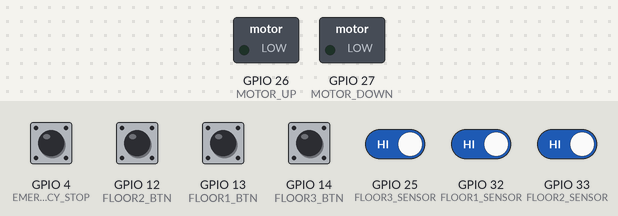
Bench run of a sketch on a simulated ESP32. On the bench: switched loads named in the sketch (green lamp = pin HIGH). The test bench sets the inputs (shaded band); at power-on: GPIO 4 (EMERGENCY_STOP), GPIO 12 (FLOOR2_BTN), GPIO 13 (FLOOR1_BTN), GPIO 14 (FLOOR3_BTN), GPIO 25 (FLOOR3_SENSOR), GPIO 32 (FLOOR1_SENSOR), GPIO 33 (FLOOR2_SENSOR) HIGH. What the sketch prints to the serial monitor is not drawn.

Above: at 1.2 s.
1.3 s: GPIO 12 (FLOOR2_BTN) pulled LOW for 0.15 s
At 2.3 s:
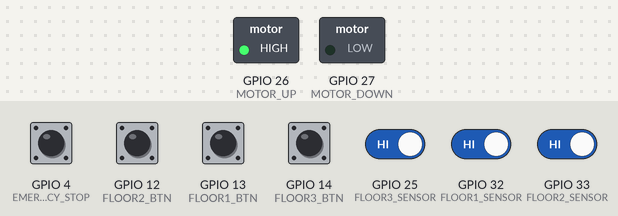
2.9 s: GPIO 25 (FLOOR3_SENSOR) driven LOW
At 3.6 s:
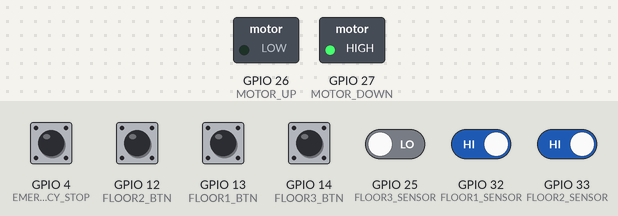
4.4 s: GPIO 4 (EMERGENCY_STOP) pulled LOW for 0.15 s
At 5.5 s:
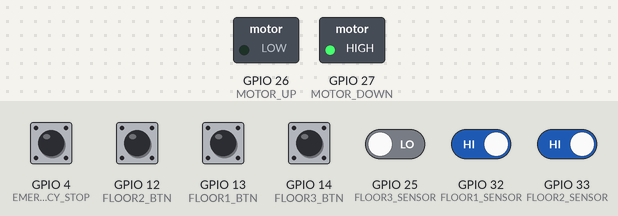
7.5 s: GPIO 4 (EMERGENCY_STOP) pulled LOW for 1 s
At 8.3 s:
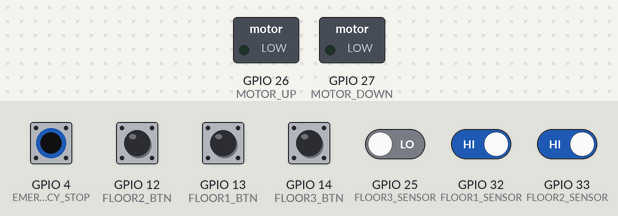
11.5 s: GPIO 14 (FLOOR3_BTN) pulled LOW for 0.15 s
At 12.5 s:
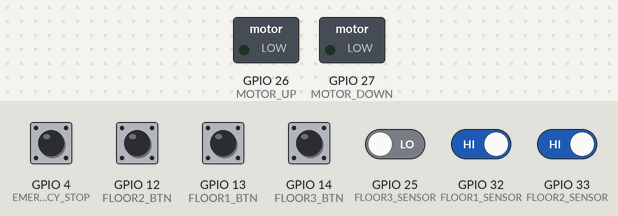
13.1 s: GPIO 13 (FLOOR1_BTN) pulled LOW for 0.15 s
At 13.7 s:
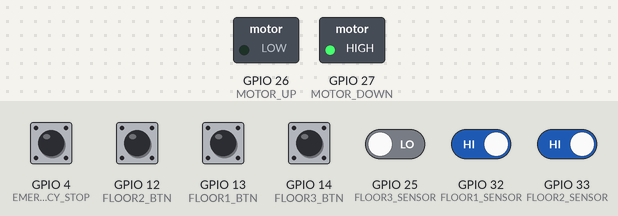
Timing chart, 0 to 16.1 s (numbered marks = the images above; inputs shaded):
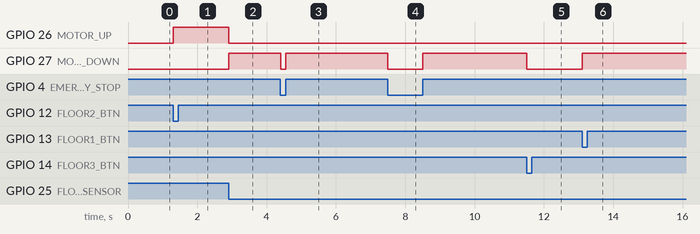

The sketch:

elevator_controller.ino
```cpp
// AI Powered Smart Elevator
// Basic ESP32 Elevator Controller

#define FLOOR1_BTN 13
#define FLOOR2_BTN 12
#define FLOOR3_BTN 14

#define MOTOR_UP 26
#define MOTOR_DOWN 27

#define FLOOR1_SENSOR 32
#define FLOOR2_SENSOR 33
#define FLOOR3_SENSOR 25

#define EMERGENCY_STOP 4

int currentFloor = 1;
int targetFloor = 1;

void setup() {
  Serial.begin(115200);

  pinMode(FLOOR1_BTN, INPUT_PULLUP);
  pinMode(FLOOR2_BTN, INPUT_PULLUP);
  pinMode(FLOOR3_BTN, INPUT_PULLUP);

  pinMode(FLOOR1_SENSOR, INPUT_PULLUP);
  pinMode(FLOOR2_SENSOR, INPUT_PULLUP);
  pinMode(FLOOR3_SENSOR, INPUT_PULLUP);

  pinMode(EMERGENCY_STOP, INPUT_PULLUP);

  pinMode(MOTOR_UP, OUTPUT);
  pinMode(MOTOR_DOWN, OUTPUT);

  stopMotor();

  Serial.println("AI Smart Elevator Started");
}

void loop() {

  if (digitalRead(EMERGENCY_STOP) == LOW) {
    stopMotor();
    Serial.println("EMERGENCY STOP ACTIVATED");
    return;
  }

  if (digitalRead(FLOOR1_BTN) == LOW) {
    targetFloor = 1;
  }

  if (digitalRead(FLOOR2_BTN) == LOW) {
    targetFloor = 2;
  }

  if (digitalRead(FLOOR3_BTN) == LOW) {
    targetFloor = 3;
  }

  updateCurrentFloor();

  if (targetFloor > currentFloor) {
    moveUp();
  }
  else if (targetFloor < currentFloor) {
    moveDown();
  }
  else {
    stopMotor();
  }
}

void updateCurrentFloor() {

  if (digitalRead(FLOOR1_SENSOR) == LOW) {
    currentFloor = 1;
  }

  if (digitalRead(FLOOR2_SENSOR) == LOW) {
    currentFloor = 2;
  }

  if (digitalRead(FLOOR3_SENSOR) == LOW) {
    currentFloor = 3;
  }
}

void moveUp() {
  digitalWrite(MOTOR_UP, HIGH);
  digitalWrite(MOTOR_DOWN, LOW);

  Serial.print("Moving Up to Floor ");
  Serial.println(targetFloor);
}

void moveDown() {
  digitalWrite(MOTOR_UP, LOW);
  digitalWrite(MOTOR_DOWN, HIGH);

  Serial.print("Moving Down to Floor ");
  Serial.println(targetFloor);
}

void stopMotor() {
  digitalWrite(MOTOR_UP, LOW);
  digitalWrite(MOTOR_DOWN, LOW);
}
```

Measured:
- after the input at 1.3 s, GPIO 26 (MOTOR_UP): LOW → HIGH at once
- after the input at 2.9 s, GPIO 26 (MOTOR_UP): HIGH → LOW at once; GPIO 27 (MOTOR_DOWN): LOW → HIGH at once
- after the input at 4.4 s, GPIO 27 (MOTOR_DOWN): HIGH → LOW at once, → HIGH 0.15 s later
- after the input at 7.5 s, GPIO 27 (MOTOR_DOWN): HIGH → LOW at once, → HIGH 1.0 s later
- after the input at 11.5 s, GPIO 27 (MOTOR_DOWN): HIGH → LOW at once
- after the input at 13.1 s, GPIO 27 (MOTOR_DOWN): LOW → HIGH at once
